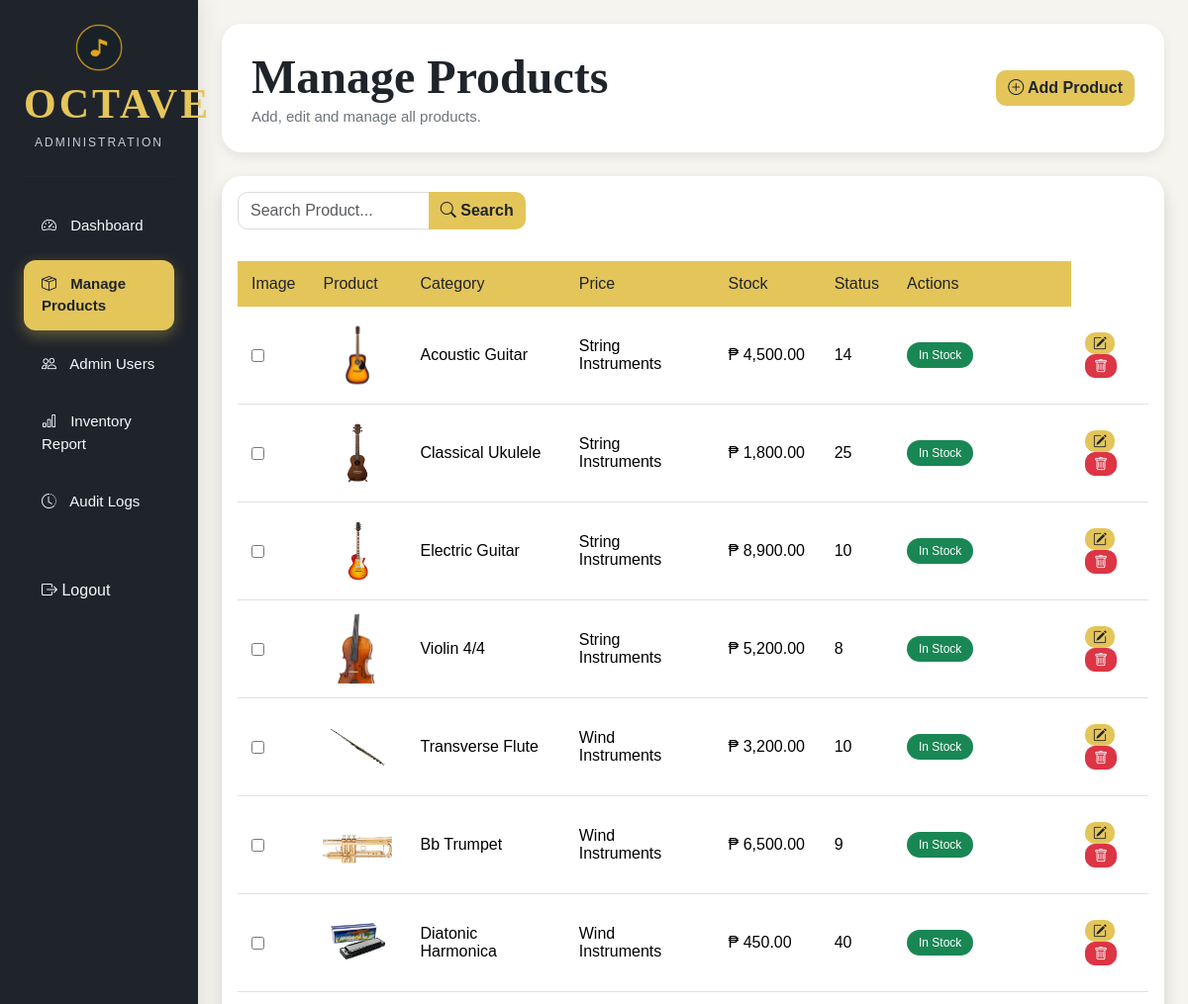
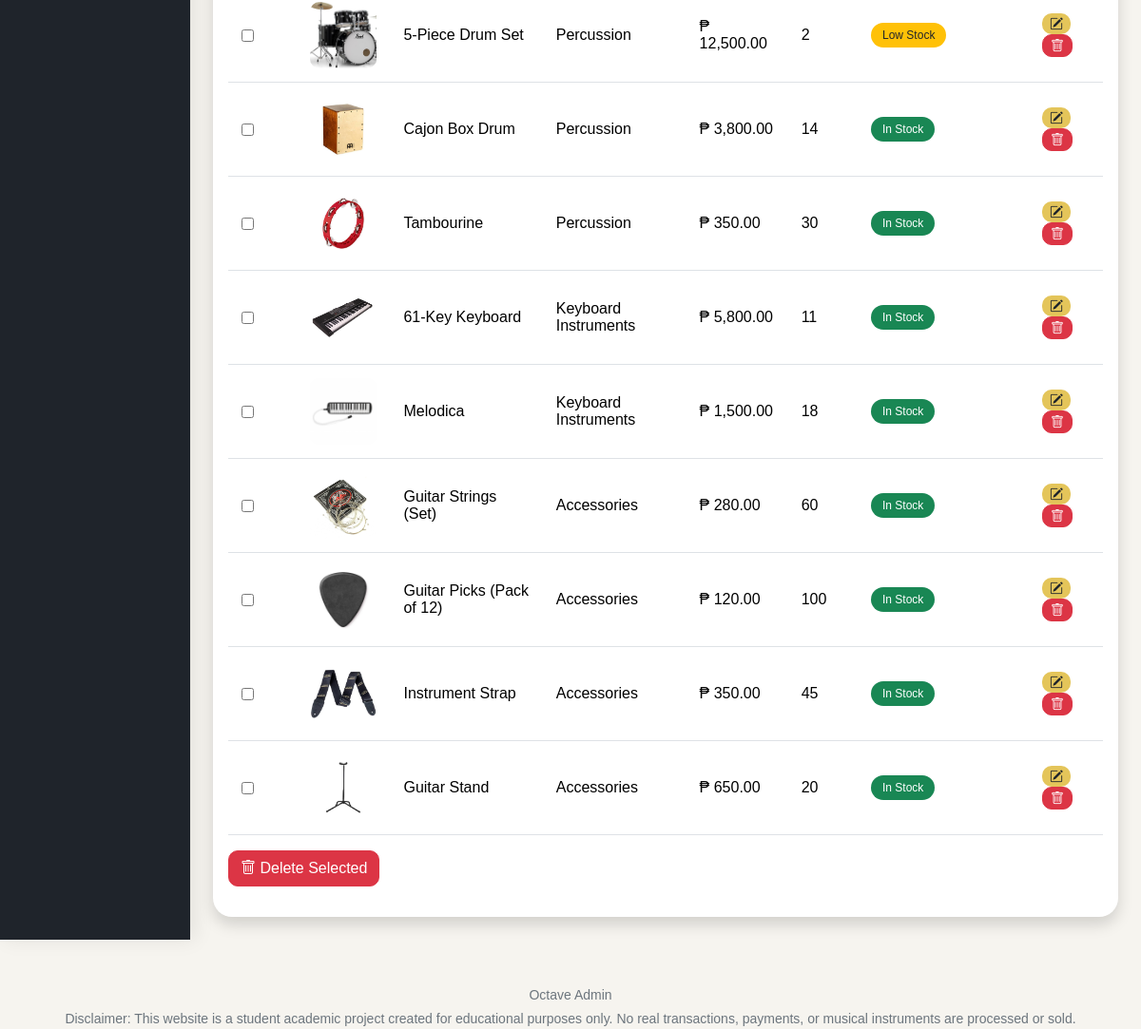
Page /MyAdmin/admin/manage_products.php (signed in) on the committed database (2 pictures, top to bottom).
### tables this page shows
CREATE TABLE `products` (
  `product_id` int(11) NOT NULL,
  `category_id` int(11) NOT NULL,
  `product_name` varchar(100) NOT NULL,
  `description` text NOT NULL,
  `price` decimal(10,2) NOT NULL,
  `stock` int(11) NOT NULL,
  `image` varchar(255) NOT NULL,
  `is_featured` tinyint(1) NOT NULL DEFAULT 0
);

CREATE TABLE `categories` (
  `category_id` int(11) NOT NULL,
  `category_name` varchar(50) NOT NULL
);

### MyAdmin/admin/manage_products.php (the view, shortened to what this page needs)
<?php
include("../includes/db_connection.php");
include("../includes/header.php");
?>
<div class="container-fluid">
    <div class="row">
        <?php include("../includes/sidebar.php"); ?>
        <div class="col-lg-10 p-4">
            <div class="topbar d-flex justify-content-between align-items-center">
                <div>
                    <h2 class="fw-bold">
                        Manage Products
                    </h2>
                    <small>
                        Add, edit and manage all products.
                    </small>
                </div>
                <button
                    class="btn btn-primary"
                    data-bs-toggle="modal"
                    data-bs-target="#addProductModal">
                    <i class="bi bi-plus-circle"></i>
                    Add Product
                </button>
            </div>
            <div class="card shadow mt-4">
                <div class="card-body">
                    <div class="row mb-3">
                        <div class="col-md-4">
                        <form action="" method="GET">
        <div class="input-group">
        <input
            type="text"
            class="form-control"
            name="search"
            placeholder="Search Product..."
            value="<?php echo isset($_GET['search']) ? $_GET['search'] : ''; ?>">
        <button
            class="btn btn-primary"
            type="submit">
            <i class="bi bi-search"></i>
            Search
        </button>
    </div>
</form>
                        </div>
                    </div>
                    <form action="" method="POST">
                    <table class="table table-hover align-middle">
                        <thead class="table-light">
                           <thead class="table-light">
                        <tr>
                        <th>Image</th>
                        <th>Product</th>
                        <th>Category</th>
                        <th>Price</th>
                        <th>Stock</th>
                        <th>Status</th>
                        <th width="180">Actions</th>
</tr>
</thead>
                        </thead>
                        <tbody>
<?php
if(isset($_GET['search'])){
    $search = mysqli_real_escape_string($conn,$_GET['search']);
    $sql = "SELECT products.*, categories.category_name
            FROM products
            LEFT JOIN categories
            ON products.category_id = categories.category_id
            WHERE
            product_name LIKE '%$search%'
            OR
            category_name LIKE '%$search%'";
}
else{
    $sql = "SELECT products.*, categories.category_name
            FROM products
            LEFT JOIN categories
            ON products.category_id = categories.category_id";
}
$result = mysqli_query($conn,$sql);
if(mysqli_num_rows($result) > 0){
    while($row = mysqli_fetch_assoc($result)){
?>
<tr>
    <td>
        <input
            type="checkbox"
            class="productCheckbox"
            name="delete_ids[]"
            value="<?php echo $row['product_id']; ?>">
    </td>
    <td>
        <img
            src="../../assets/images/<?php echo $row['image']; ?>"
            width="70"
            height="70"
            style="object-fit:cover; border-radius:10px;">
    </td>
    <td>
        <?php echo $row['product_name']; ?>
    </td>
    <td>
        <?php echo $row['category_name']; ?>
    </td>
    <td>
        ₱ <?php echo number_format($row['price'],2); ?>
    </td>
    <td>
        <?php echo $row['stock']; ?>
    </td>
    <td>
        <?php
        if($row['stock'] <= 0){
            echo "<span class='badge bg-danger'>Out of Stock</span>";
        }
        else if($row['stock'] <= 5){
            echo "<span class='badge bg-warning text-dark'>Low Stock</span>";
        }
        else{
            echo "<span class='badge bg-success'>In Stock</span>";
        }
        ?>
    </td>
   <td>
    <a
        href="manage_products.php?edit_id=<?php echo $row['product_id']; ?>"
        class="btn btn-sm btn-primary">
        <i class="bi bi-pencil-square"></i>
    </a>
<a
    href="manage_products.php?delete_id=<?php echo $row['product_id']; ?>"
    class="btn btn-sm btn-danger"
    onclick="return confirm('Are you sure you want to delete this product?');">
    <i class="bi bi-trash"></i>
</a>
</td>
</tr>
<?php
    }
}
?>
</tbody>
                    </table>
                    <div class="mt-3">
                    <button
                    type="submit"
                    class="btn btn-danger"
                    name="delete_selected"
                    onclick="return confirm('Delete all selected products?');">
                   <i class="bi bi-trash"></i>
                    Delete Selected
                  </button>
</div>
</form>
                </div>
            </div>
        </div>
    </div>
</div>
<?php include("../includes/footer.php"); ?>

### MyAdmin/css/admin.css (style rules this page uses)
body { background: #f6f4ef; font-family: 'Poppins', sans-serif; color: #1f242b; }
.topbar { background: #fff; padding: 25px 30px; border-radius: 20px; box-shadow: 0 4px 12px rgba(0,0,0,.08); }
.topbar h2 { font-family: 'Cormorant Garamond', serif; font-size: 48px; color: #1f242b; margin-bottom: 0; }
.topbar small { color: #6c757d; font-size: 15px; }
.card { border: none; border-radius: 20px; box-shadow: 0 4px 12px rgba(0,0,0,.08); }
.table { margin-bottom: 0; }
.table thead th { background: #E4C55A; color: #1f242b; border: none; padding: 14px; font-weight: 500; }
.table tbody td { vertical-align: middle; padding: 14px; }
.btn-primary, .btn-success { background: #E4C55A; border: none; color: #1f242b; font-weight: 600; border-radius: 10px; }
.btn-danger { border-radius: 10px; }
.form-control, .form-select { border-radius: 10px; border: 1px solid #dcdcdc; }
.badge { padding: 7px 12px; border-radius: 20px; font-weight: 500; }

### rows in the picture
products: image (picture), product_name "Acoustic Guitar", category.category_name "String Instruments", price "4,500.00", stock "14", shows "In Stock"
products: image (picture), product_name "Classical Ukulele", category.category_name "String Instruments", price "1,800.00", stock "25", shows "In Stock"
products: image (picture), product_name "Electric Guitar", category.category_name "String Instruments", price "8,900.00", stock "10", shows "In Stock"
products: image (picture), product_name "Violin 4/4", category.category_name "String Instruments", price "5,200.00", stock "8", shows "In Stock"
products: image (picture), product_name "Transverse Flute", category.category_name "Wind Instruments", price "3,200.00", stock "10", shows "In Stock"
products: image (picture), product_name "Bb Trumpet", category.category_name "Wind Instruments", price "6,500.00", stock "9", shows "In Stock"
products: image (picture), product_name "Diatonic Harmonica", category.category_name "Wind Instruments", price "450.00", stock "40", shows "In Stock"
products: image (picture), product_name "5-Piece Drum Set", category.category_name "Percussion", price "12,500.00", stock "2", shows "Low Stock"
products: image (picture), product_name "Cajon Box Drum", category.category_name "Percussion", price "3,800.00", stock "14", shows "In Stock"
products: image (picture), product_name "Tambourine", category.category_name "Percussion", price "350.00", stock "30", shows "In Stock"
products: image (picture), product_name "61-Key Keyboard", category.category_name "Keyboard Instruments", price "5,800.00", stock "11", shows "In Stock"
products: image (picture), product_name "Melodica", category.category_name "Keyboard Instruments", price "1,500.00", stock "18", shows "In Stock"
products: image (picture), product_name "Guitar Strings (Set)", category.category_name "Accessories", price "280.00", stock "60", shows "In Stock"
products: image (picture), product_name "Guitar Picks (Pack of 12)", category.category_name "Accessories", price "120.00", stock "100", shows "In Stock"
products: image (picture), product_name "Instrument Strap", category.category_name "Accessories", price "350.00", stock "45", shows "In Stock"
products: image (picture), product_name "Guitar Stand", category.category_name "Accessories", price "650.00", stock "20", shows "In Stock"
